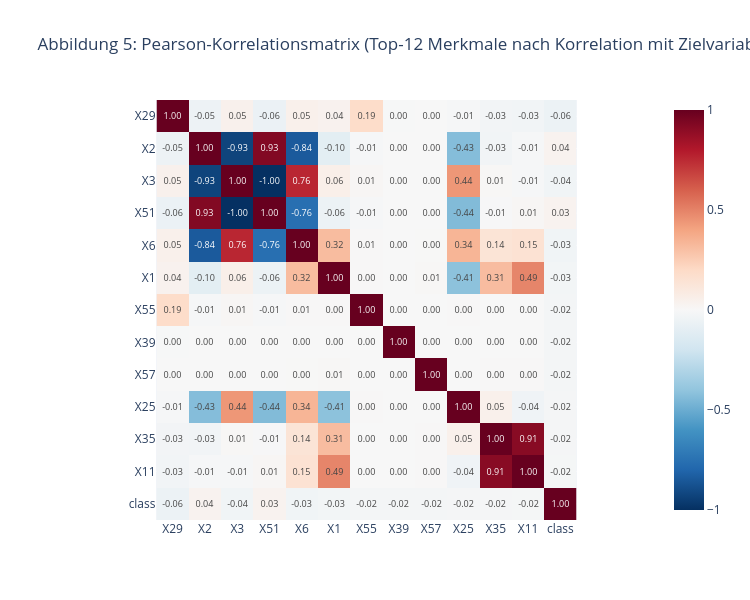

The notebook cell saved with this chart:
### Markdown cell above
Eine Pearson-Korrelationsmatrix der zwölf stärksten Prädiktoren zeigt, welche Merkmale stark miteinander korrelieren. Hohe Multikollinearität ist bei baumbasierten Verfahren unkritisch, relevant aber für die Interpretation der logistischen Regression.

### Code cell
# Top-12 Merkmale nach absoluter Pearson-Korrelation mit der Zielvariable (class)
# Dieser datengetriebene Ansatz ersetzt eine manuelle, intuitionsbasierte Auswahl.
corr_with_target = df_all[feat_cols + ['class']].corr()['class'].drop('class')
top12_features   = corr_with_target.abs().sort_values(ascending=False).head(12).index.tolist()

print('Top-12 Merkmale nach Korrelation mit Zielvariable:')
for feat in top12_features:
    print(f'  {feat.split("_")[0]:6}  r = {corr_with_target[feat]:+.3f}')

corr_matrix = df_all[top12_features + ['class']].corr()
corr_matrix.index   = [c.split('_')[0] for c in corr_matrix.index]
corr_matrix.columns = [c.split('_')[0] for c in corr_matrix.columns]

fig = px.imshow(
    corr_matrix,
    color_continuous_scale='RdBu_r',
    color_continuous_midpoint=0,
    zmin=-1, zmax=1,
    text_auto='.2f',
    title='Abbildung 5: Pearson-Korrelationsmatrix (Top-12 Merkmale nach Korrelation mit Zielvariable)'
)
fig.update_layout(height=600, width=750)
fig.show()

### Figure 1 — Plotly figure (JSON) as saved in the notebook; plotly's stock layout.template omitted (floating-point values rounded to 4 significant figures; data arrays with more than 128 entries replaced by an {"elided": "..."} marker saying what was removed)
{"data": [{"coloraxis": "coloraxis", "hovertemplate": "x: %{x}<br>y: %{y}<br>color: %{z}<extra></extra>", "name": "0", "texttemplate": "%{z:.2f}", "type": "heatmap", "x": ["X29", "X2", "X3", "X51", "X6", "X1", "X55", "X39", "X57", "X25", "X35", "X11", "class"], "xaxis": "x", "y": ["X29", "X2", "X3", "X51", "X6", "X1", "X55", "X39", "X57", "X25", "X35", "X11", "class"], "yaxis": "y", "z": {"elided": "13x13 float values"}}], "layout": {"coloraxis": {"cmax": 1, "cmid": 0, "cmin": -1, "colorscale": [[0, "rgb(5,48,97)"], [0.1, "rgb(33,102,172)"], [0.2, "rgb(67,147,195)"], [0.3, "rgb(146,197,222)"], [0.4, "rgb(209,229,240)"], [0.5, "rgb(247,247,247)"], [0.6, "rgb(253,219,199)"], [0.7, "rgb(244,165,130)"], [0.8, "rgb(214,96,77)"], [0.9, "rgb(178,24,43)"], [1, "rgb(103,0,31)"]]}, "height": 600, "title": {"text": "Abbildung 5: Pearson-Korrelationsmatrix (Top-12 Merkmale nach Korrelation mit Zielvariable)"}, "width": 750, "xaxis": {"anchor": "y", "constrain": "domain", "domain": [0, 1], "scaleanchor": "y"}, "yaxis": {"anchor": "x", "autorange": "reversed", "constrain": "domain", "domain": [0, 1]}}}
